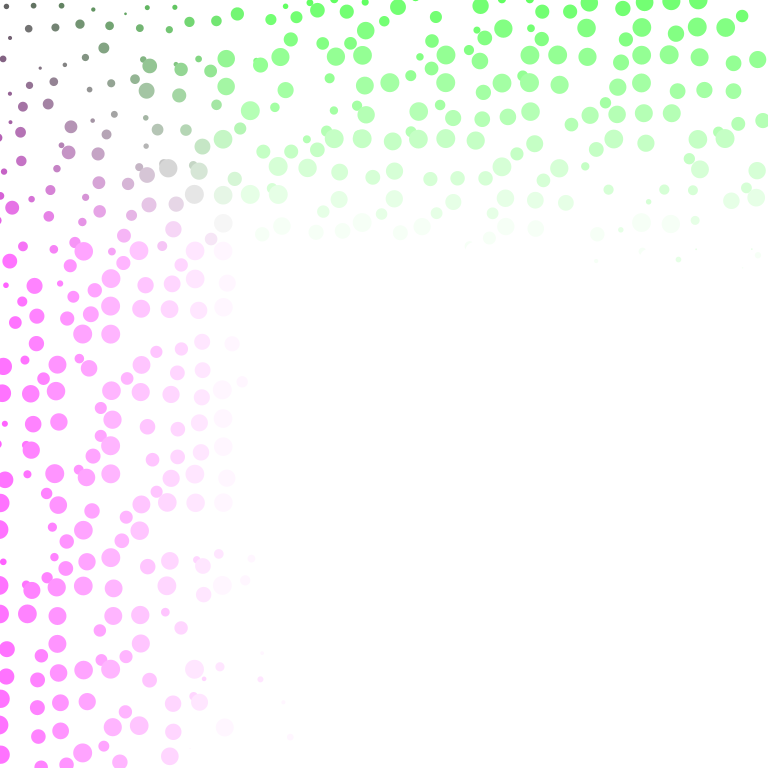
Frame 1 (no input)
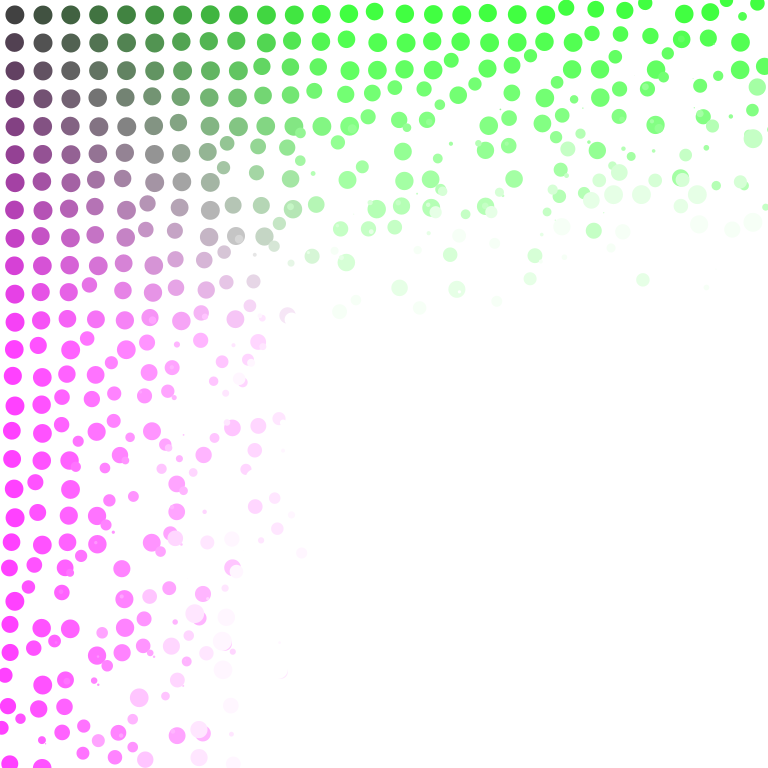
Frame 60 (the mouse pressed at the canvas centre just before this capture)
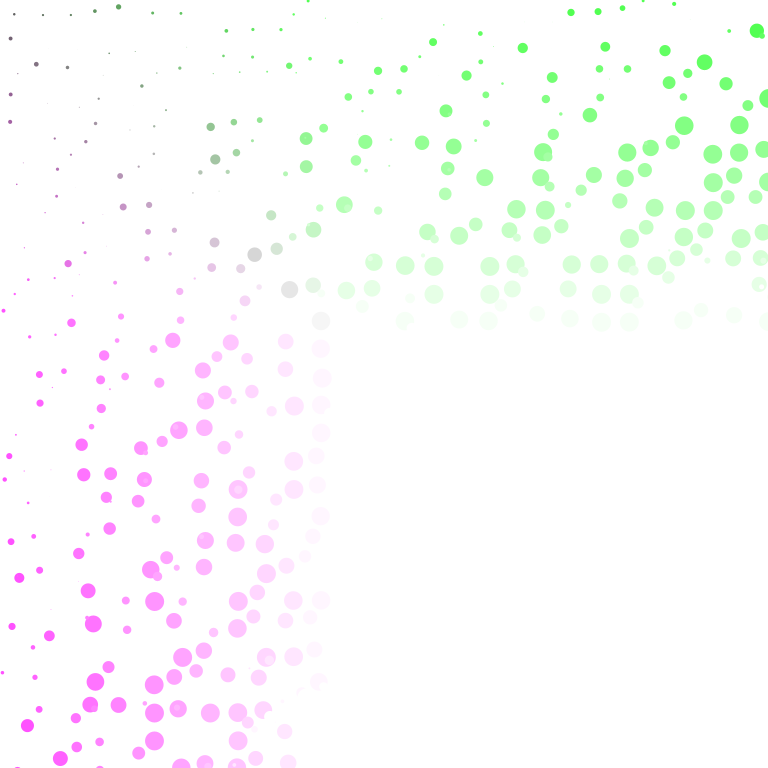
Frame 120 (the mouse held since frame 60 and released just before this capture)

The Processing sketch that drew these frames (run headless with seeded random() and noise(); from frame 60 on, the mouse is pressed at the canvas centre):

// Processing sketch: candy_buttons
// ── candy_buttons.pde
PVector[][] buttons;
float columns, rows;
float color_offset = random(10, 20);

void setup() {
  size(768, 768);
  
  columns = width / 20;
  rows = height / 20;
  
  buttons = new PVector[floor(columns)][floor(rows)];
  
  for (int x = 0; x < columns; x++) {
    for (int y = 0; y < rows; y++) {
      buttons[x][y] = new PVector(map(x, 8, columns - 8, width * 0.1, width * 0.9), map(y, 8, rows - 8, height * 0.1, height * 0.9), map(x * y, 0, columns * rows, (float) Math.PI, (float) Math.PI * random(2, 5)));
    }
  }
}

void draw() {
  
  background(255);
  
  for (int x = 0; x < columns; x++) {
    for (int y = 0; y < rows; y++) {
      push();
      noStroke();
      fill(y * color_offset, x * color_offset, y * color_offset);
      translate(sin(buttons[x][y].z) * 50, sin(buttons[x][y].z) * 50);
      ellipse(buttons[x][y].x, buttons[x][y].y, abs(sin(buttons[x][y].z)) * rows / 2, abs(sin(buttons[x][y].z)) * rows / 2);
      buttons[x][y].z -= 0.03;
      pop();
    }
  }
}
